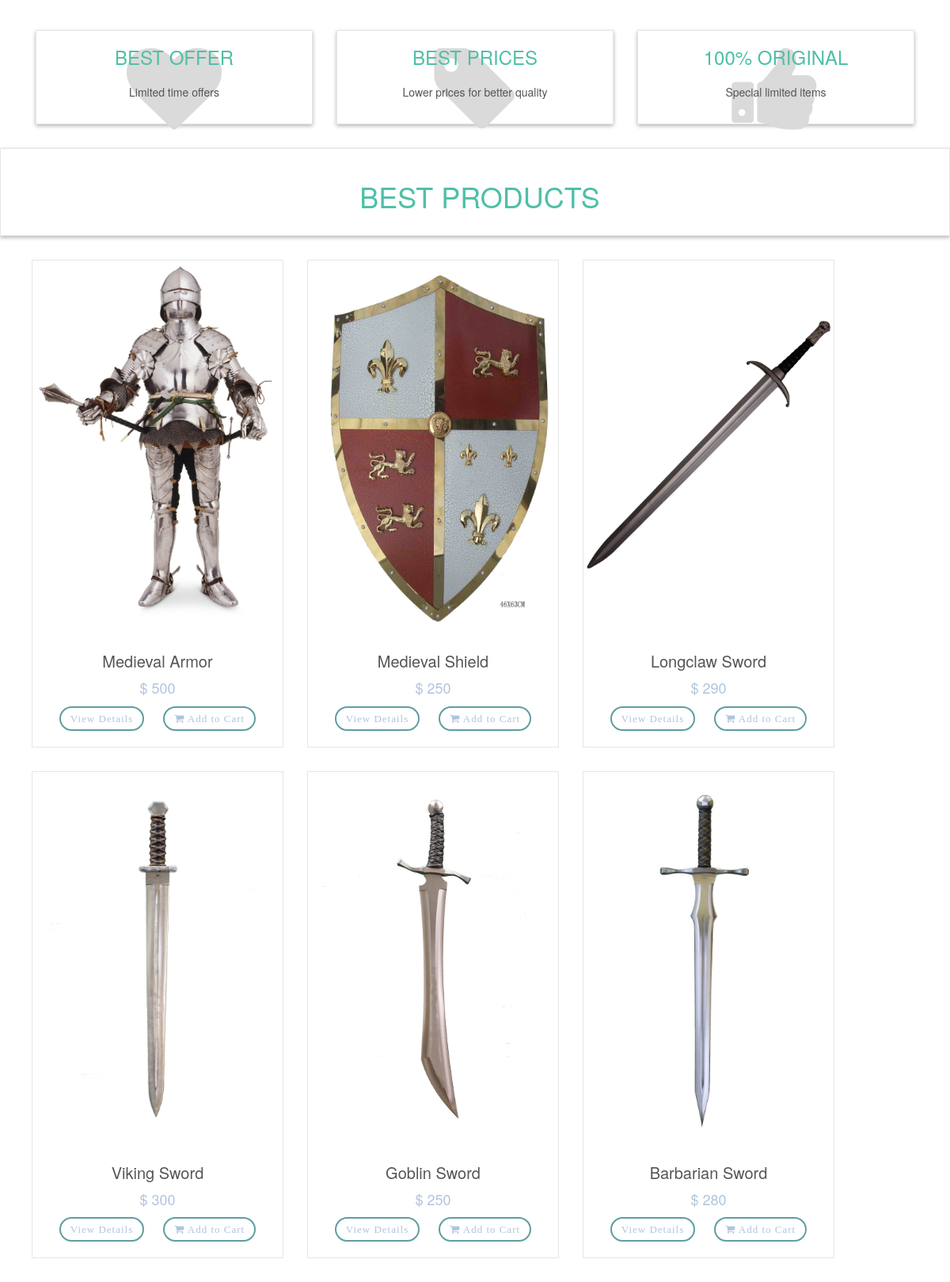
Before: / (lower part) with the older database file.
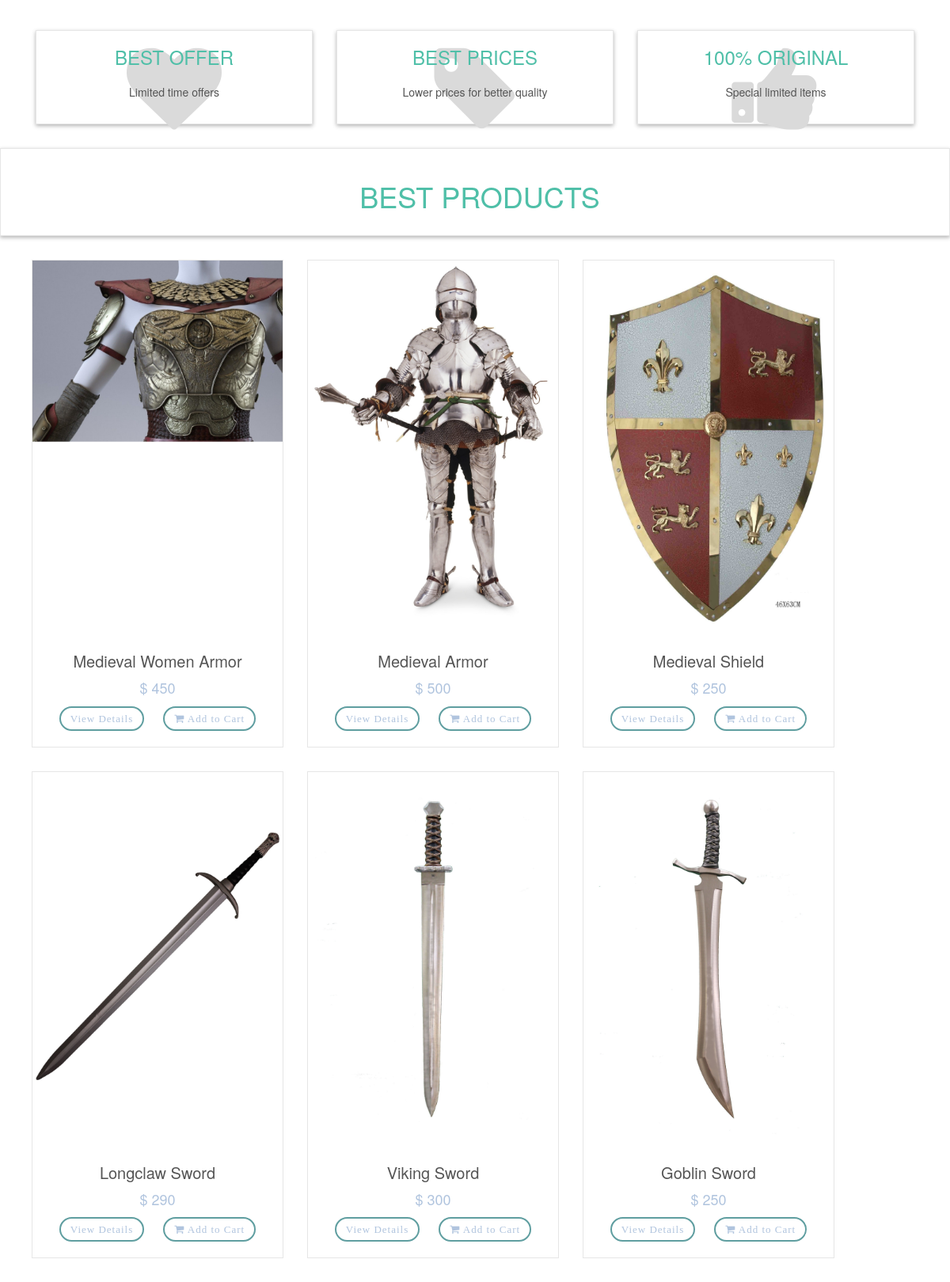
After: the same page with the newer database file.
### tables this page shows
CREATE TABLE `products` (
  `product_id` int(10) NOT NULL,
  `p_cat_id` int(10) NOT NULL,
  `cat_id` int(10) NOT NULL,
  `date` timestamp NOT NULL DEFAULT current_timestamp() ON UPDATE current_timestamp(),
  `product_title` text NOT NULL,
  `product_img1` text NOT NULL,
  `product_price` int(10) NOT NULL,
  `product_keywords` text NOT NULL,
  `product_desc` text NOT NULL
);

### functions/functions.php (the view)
<?php
$db = mysqli_connect("localhost","root","","TD-Shop");
function getProduct(){
    global $db;
    $get_products = "select * from products order by 1 DESC LIMIT 0,6";
    $run_products = mysqli_query($db,$get_products);
    while($row_products=mysqli_fetch_array($run_products)){
        $pro_id = $row_products['product_id'];
        $pro_title = $row_products['product_title'];
        $pro_price = $row_products['product_price'];
        $pro_img1 = $row_products['product_img1'];
        echo "
        <div class='col-md-4 col-sm-6 single'>
            <div class='product'>
                <a href='details.php?pro_id=$pro_id'>
                    <img class='img-responsive' src='admin_area/product_images/$pro_img1'>
                </a>
                <div class='text'>
                    <h3>
                        <a href='details.php?pro_id=$pro_id'>
                            $pro_title
                        </a>
                    </h3>
                    <p class='price'>
                        $ $pro_price
                    </p>
                    <p class='button'>
                        <a class='btn btn-primary' href='details.php?pro_id=$pro_id'>
                            View Details
                        </a>
                        <a class='btn btn-primary' href='details.php?pro_id=$pro_id'>
                            <i class='fa fa-shopping-cart'></i> Add to Cart
                        </a>
                    </p>
                </div>
            </div>
        </div>
        ";
    }
}
?>

### index.php (shortened to what this page needs)
<?php
include_once("functions/functions.php");
?>
<!DOCTYPE html>
<html lang="en">
<head>
    <link rel="stylesheet" href="styles/bootstrap-337.min.css">
    <link rel="stylesheet" href="font-awsome/css/font-awesome.min.css">
    <link rel="stylesheet" href="styles/style.css">
</head>
<body>
   <div id="advantages">
       <div class="container">
           <div class="same-height-row">
               <div class="col-sm-4">
                   <div class="box same-height">
                       <div class="icon">
                           <i class="fa fa-heart"></i>
                       </div>
                       <h3><a href="#">Best Offer</a></h3>
                       <p>Limited time offers </p>
                   </div>
               </div>
               <div class="col-sm-4">
                   <div class="box same-height">
                       <div class="icon">
                           <i class="fa fa-tag"></i>
                       </div>
                       <h3><a href="#">Best Prices</a></h3>
                       <p>Lower prices for better quality</p>
                   </div>
               </div>
               <div class="col-sm-4">
                   <div class="box same-height">
                       <div class="icon">
                           <i class="fa fa-thumbs-up"></i>
                       </div>
                       <h3><a href="#">100% Original</a></h3>
                       <p>Special limited items</p>
                   </div>
               </div>
           </div>
       </div>
   </div>
   <div id="hot">
       <div class="box">
           <div class="container">
               <div class="col-md-12">
                   <h2>
                       Best Products
                   </h2>
               </div>
           </div>
       </div>
   </div>
   <div id="content" class="container">
       <div class="row">
           <?php
           getProduct();
           ?>
       </div>
   </div>
</body>
</html>

### styles/style.css (style rules this page uses)
body { font-size: 14px; line-height: 1.42857143; color: #B0C4DE; background: #ffffff; overflow-x: hidden; }
.btn { margin-left: 10px; margin-right: 10px; }
.btn-primary { font-family: Raleway-SemiBold; font-size: 13px; color: #B0C4DE; letter-spacing: 1px; line-height: 15px; border: 2px solid #5F9EA0; border-radius: 40px; background: transparent; background-color: #fff !important; transition: all 0.3s ease 0s; }
#advantages { text-align: center; }
.box { background: #ffffff; margin: 0 0 30px; border: solid 1px #e6e6e6; box-sizing: border-box; padding: 20px; box-shadow: 0px 2px 5px rgba(0, 0, 0, .3); }
#advantages .box .icon { position: absolute; font-size: 120px; width: 100%; text-align: center; top: -20px; left: 0px; height: 100%; float: left; color: #dadada; box-sizing: border-box; z-index: 1; }
#advantages .box h3 { position: relative; margin: 0 0 20px; font-weight: 300; text-transform: uppercase; z-index: 2; }
#advantages .box h3 a { color: #4fbfa8; }
#advantages .box p { position: relative; z-index: 2; color: #555555; }
#hot h2 { font-size: 36px; font-weight: 400; color: #4fbfa8; text-align: center; text-transform: uppercase; }
#content { padding-left: 25px; }
.single { width: 30%; }
#content .product { background: #ffffff; border: solid 1px #e6e6e6; margin-bottom: 30px; box-sizing: border-box; }
#content .product .text { padding: 10px 10px 0px; }
#content .product .text p.price { font-size: 18px; text-align: center; font-weight: 400; }
#content .product .text .button { text-align: center; clear: both; }
#content .product .text .button .btn { margin-bottom: 10px; }
#content .product .text h3 { text-align: center; color: #B0C4DE; font-size: 20px; }
#content .product .text h3 a { color: rgb(85, 85, 85); }
.box h2 { color: #5F9EA0; }

Changed rows visible on the page:
no longer on this page (row unchanged): products: product_img1 (picture), product_title "Barbarian Sword", product_price "280"
added products: product_img1 (picture), product_title "Medieval Women Armor", product_price "450"
